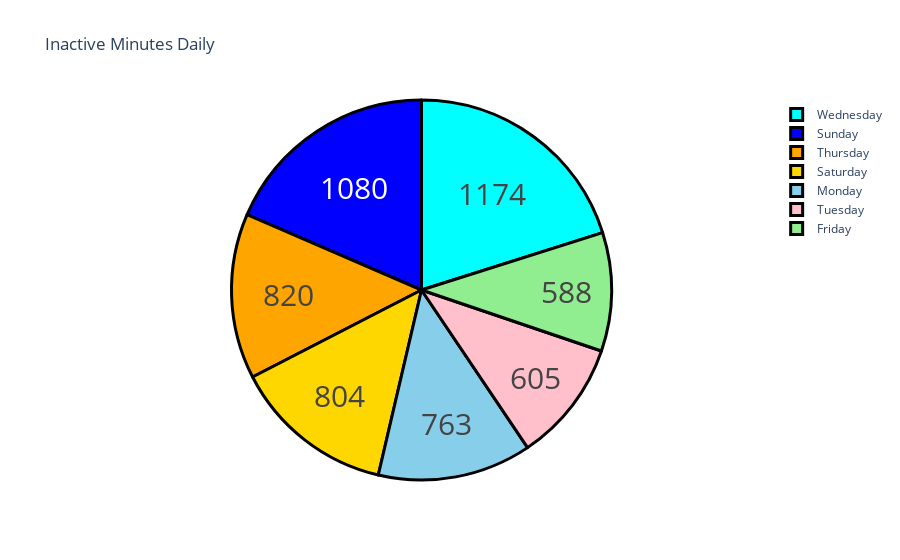

The notebook cell saved with this chart:
### Code cell
day = data["Day"].value_counts()
label = day.index
counts = data["SedentaryMinutes"]
colors = ['gold', 'lightgreen', 'pink', 'blue', 'skyblue', 'cyan', 'orange']

fig = go.Figure(data=[go.Pie(labels=label, values=counts)])
fig.update_layout(title_text='Inactive Minutes Daily')
fig.update_traces(hoverinfo='label+percent', textinfo='value', textfont_size=30, marker=dict(colors=colors, line=dict(color='black', width=3)))

fig.show()

### Figure 1 — Plotly figure (JSON) as saved in the notebook; plotly's stock layout.template omitted (floating-point values rounded to 4 significant figures; data arrays with more than 128 entries replaced by an {"elided": "..."} marker saying what was removed)
{"data": [{"hoverinfo": "label+percent", "labels": ["Saturday", "Friday", "Tuesday", "Sunday", "Monday", "Wednesday", "Thursday"], "marker": {"colors": ["gold", "lightgreen", "pink", "blue", "skyblue", "cyan", "orange"], "line": {"color": "black", "width": 3}}, "textfont": {"size": 30}, "textinfo": "value", "type": "pie", "values": {"elided": "457 int values"}}], "layout": {"title": {"text": "Inactive Minutes Daily"}}}
